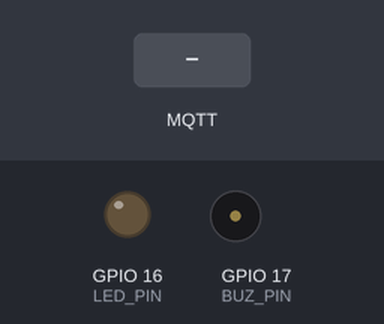
The sketch below on a simulated ESP32. Shown: output pins drawn as LEDs (lit = HIGH), buzzer (waves = sounding, pin HIGH). The test bench sets the inputs (shaded band). WiFi joins after 1.5 s; servers stay silent unless stated; random numbers use the default seed unless the sketch sets one; no MQTT or app messages arrive unless stated; what the sketch prints to the serial monitor is not drawn.

Above: at 2.7 s.
2.8 s: MQTT message "ON" arrives on the first subscribed topic
At 3.7 s:
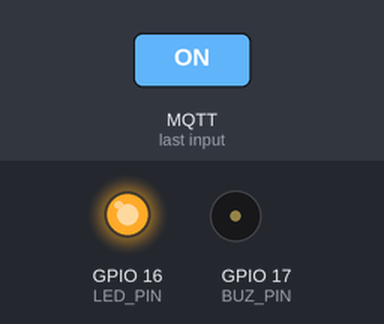
4.3 s: MQTT message "OPEN" arrives on the first subscribed topic
At 4.8 s:
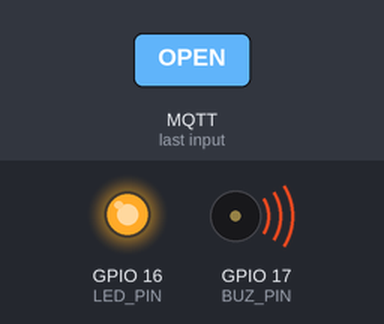
5.8 s: MQTT message "OFF" arrives on the first subscribed topic
At 7.1 s:
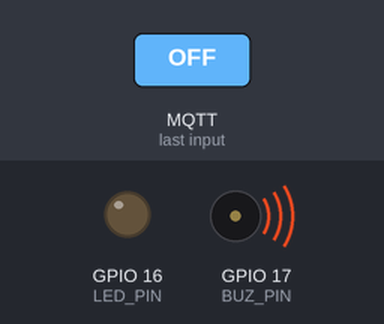
Timing chart, 0 to 8.8 s (numbered marks = the images above; inputs shaded):
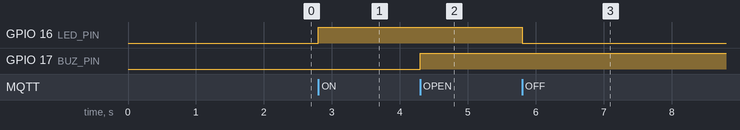

The sketch:

Wokwi.ino
```cpp
//Reference: https://youtu.be/XciKNSVWDiA?si=Ofxm7ttD9bIykHRJ
#include <WiFi.h>
#include <PubSubClient.h>

const char* ssid = "Wokwi-GUEST";
const char* pass = "";

const char *mqtt_broker = "13.213.149.88";
const char *topicMQTTX = "weather/control";
const char *mqtt_username = "";
const char *mqtt_password = "";
const int mqtt_port = 1883;

const int LED_PIN = 16;
const int BUZ_PIN = 17;

WiFiClient espClient;
PubSubClient client(espClient);
int pos = 0;

void setup_wifi() {
  delay(10);
  Serial.print("Connecting to ");
  Serial.println(ssid);

  WiFi.mode(WIFI_STA);
  WiFi.begin(ssid, pass);

  while (WiFi.status() != WL_CONNECTED) {
    delay(500);
    Serial.print(".");
  }

  Serial.println("");
  Serial.println("WiFi connected");
  Serial.print("IP address: ");
  Serial.println(WiFi.localIP());
}

void reconnect() {
  while (!client.connected()) {
    Serial.println("Attempting MQTT connection...");
    String clientId = "mqttx_pa_group6";
    clientId += String(random(0xffff), HEX);
    if (client.connect(clientId.c_str())) {
      Serial.println("Connected");
      client.subscribe(topicMQTTX);
    } else {
      delay(5000);
    }
  }
}

void setup() {

  Serial.begin(9600);
  randomSeed(micros());
  pinMode(LED_PIN, OUTPUT);
  pinMode(BUZ_PIN, OUTPUT);


  setup_wifi();
  // Connecting to an MQTT broker
  client.setServer(mqtt_broker, mqtt_port);
  client.setCallback(callback);
}

void callback(char *topic, byte *payload, unsigned int length) {
  Serial.print("Receive Topic: ");
  Serial.println(topic);
  String data = "";  // variabel untuk menyimpan data yang berbentuk array char
  for (int i = 0; i < length; i++) {
    Serial.print((char)payload[i]);
    data += (char)payload[i];  // menyimpan kumpulan char kedalam string
  }
  Serial.print("Payload: ");
  Serial.println(data);

  if (strcmp(topic, topicMQTTX) == 0) {
    if (data == "ON") {
      digitalWrite(LED_PIN, HIGH);
    } else if (data == "OFF")  {
      digitalWrite(LED_PIN, LOW);
    }
    if (data == "OPEN") {
      digitalWrite(BUZ_PIN, HIGH);
    } else if (data == "CLOSE")  {
      digitalWrite(BUZ_PIN, LOW);
    }
  }
}


void loop() {
   if (!client.connected()) {
    reconnect();
  }
  client.loop();
}
```

Measured:
- after the input at 2.8 s, GPIO 16 (LED_PIN): LOW → HIGH at once
- after the input at 4.3 s, GPIO 17 (BUZ_PIN): LOW → HIGH at once
- after the input at 5.8 s, GPIO 16 (LED_PIN): HIGH → LOW at once
